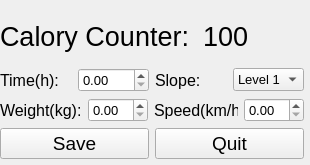
<?xml version="1.0" encoding="UTF-8"?>
<ui version="4.0">
 <class>Widget</class>
 <widget class="QWidget" name="Widget">
  <property name="geometry">
   <rect>
    <x>0</x>
    <y>0</y>
    <width>310</width>
    <height>165</height>
   </rect>
  </property>
  <property name="font">
   <font>
    <pointsize>20</pointsize>
   </font>
  </property>
  <property name="windowTitle">
   <string>Widget</string>
  </property>
  <widget class="QWidget" name="">
   <property name="geometry">
    <rect>
     <x>0</x>
     <y>10</y>
     <width>304</width>
     <height>149</height>
    </rect>
   </property>
   <layout class="QVBoxLayout" name="verticalLayout">
    <item>
     <layout class="QHBoxLayout" name="horizontalLayout_8">
      <item>
       <widget class="QLabel" name="label">
        <property name="text">
         <string>Calory Counter: </string>
        </property>
       </widget>
      </item>
      <item>
       <widget class="QLabel" name="countLabel">
        <property name="text">
         <string>100</string>
        </property>
       </widget>
      </item>
     </layout>
    </item>
    <item>
     <layout class="QHBoxLayout" name="horizontalLayout_5">
      <item>
       <layout class="QHBoxLayout" name="horizontalLayout">
        <item>
         <widget class="QLabel" name="timeLabel">
          <property name="font">
           <font>
            <pointsize>12</pointsize>
           </font>
          </property>
          <property name="text">
           <string>Time(h):</string>
          </property>
         </widget>
        </item>
        <item>
         <widget class="QDoubleSpinBox" name="timeSpinBox">
          <property name="font">
           <font>
            <pointsize>10</pointsize>
           </font>
          </property>
         </widget>
        </item>
       </layout>
      </item>
      <item>
       <layout class="QHBoxLayout" name="horizontalLayout_3">
        <item>
         <widget class="QLabel" name="slopeLabel">
          <property name="font">
           <font>
            <pointsize>12</pointsize>
           </font>
          </property>
          <property name="text">
           <string>Slope:</string>
          </property>
         </widget>
        </item>
        <item>
         <widget class="QComboBox" name="comboBox">
          <property name="font">
           <font>
            <pointsize>10</pointsize>
           </font>
          </property>
          <item>
           <property name="text">
            <string>Level 1</string>
           </property>
          </item>
          <item>
           <property name="text">
            <string>Level 2</string>
           </property>
          </item>
          <item>
           <property name="text">
            <string>Level 3</string>
           </property>
          </item>
          <item>
           <property name="text">
            <string>Level 4</string>
           </property>
          </item>
          <item>
           <property name="text">
            <string>Level 5</string>
           </property>
          </item>
         </widget>
        </item>
       </layout>
      </item>
     </layout>
    </item>
    <item>
     <layout class="QHBoxLayout" name="horizontalLayout_6">
      <item>
       <layout class="QHBoxLayout" name="horizontalLayout_2">
        <item>
         <widget class="QLabel" name="weightLabel">
          <property name="font">
           <font>
            <pointsize>12</pointsize>
           </font>
          </property>
          <property name="text">
           <string>Weight(kg):</string>
          </property>
         </widget>
        </item>
        <item>
         <widget class="QDoubleSpinBox" name="weightSpinBox">
          <property name="font">
           <font>
            <pointsize>10</pointsize>
           </font>
          </property>
         </widget>
        </item>
       </layout>
      </item>
      <item>
       <layout class="QHBoxLayout" name="horizontalLayout_4">
        <item>
         <widget class="QLabel" name="speedLabel">
          <property name="font">
           <font>
            <pointsize>12</pointsize>
           </font>
          </property>
          <property name="text">
           <string>Speed(km/h):</string>
          </property>
         </widget>
        </item>
        <item>
         <widget class="QDoubleSpinBox" name="speedSpinBox">
          <property name="font">
           <font>
            <pointsize>10</pointsize>
           </font>
          </property>
         </widget>
        </item>
       </layout>
      </item>
     </layout>
    </item>
    <item>
     <layout class="QHBoxLayout" name="horizontalLayout_7">
      <item>
       <widget class="QPushButton" name="saveButton">
        <property name="font">
         <font>
          <pointsize>14</pointsize>
         </font>
        </property>
        <property name="text">
         <string>Save</string>
        </property>
       </widget>
      </item>
      <item>
       <widget class="QPushButton" name="quitButton">
        <property name="font">
         <font>
          <pointsize>14</pointsize>
         </font>
        </property>
        <property name="text">
         <string>Quit</string>
        </property>
       </widget>
      </item>
     </layout>
    </item>
   </layout>
  </widget>
 </widget>
 <resources/>
 <connections/>
</ui>
